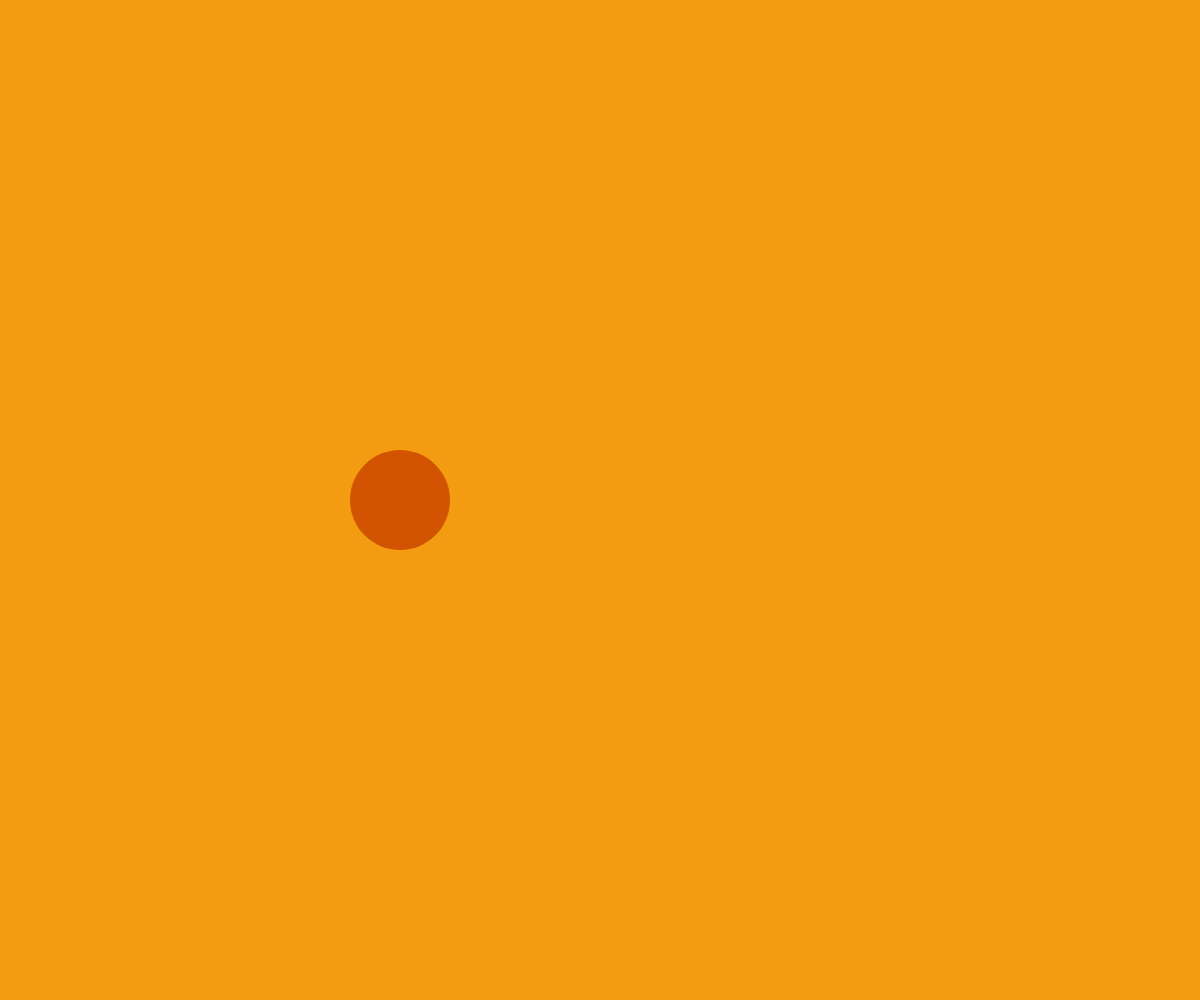
Frame 1 (no input)
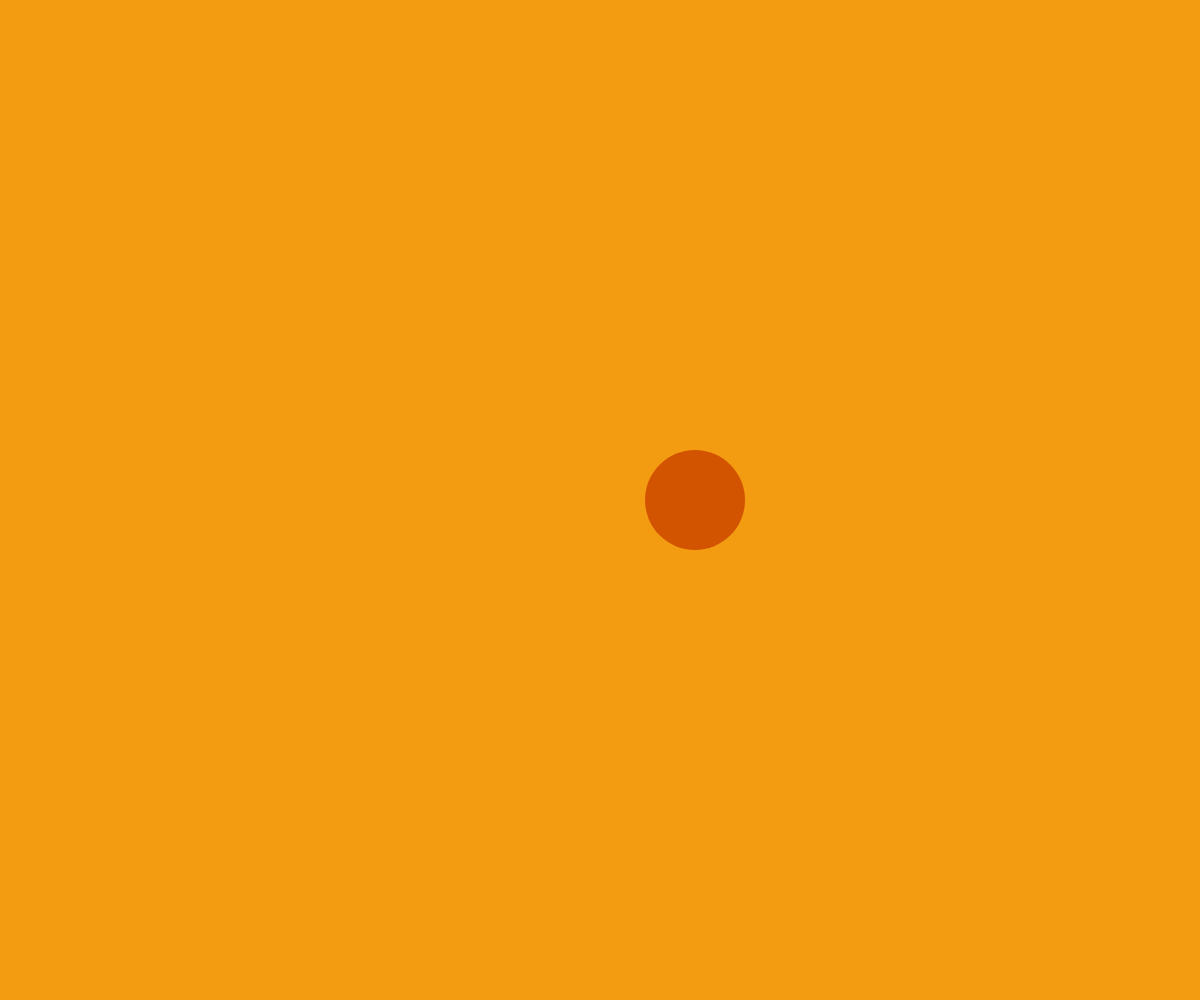
Frame 60 (no input)
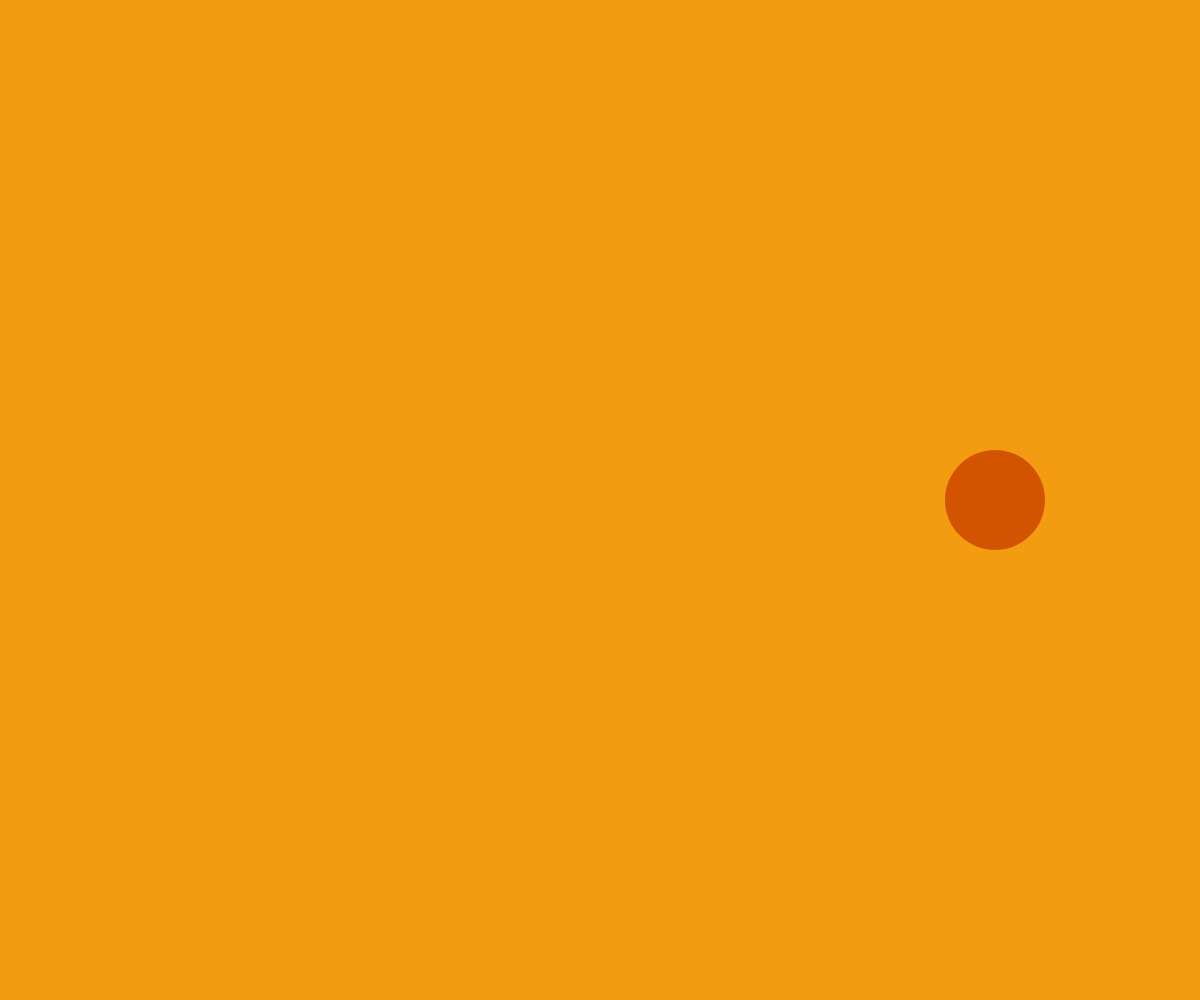
Frame 120 (the mouse pressed at the canvas centre since frame 60)

The p5.js sketch that drew these frames (run headless with seeded random() and noise() and a simulated clock; from frame 60 on, the mouse is pressed at the canvas centre):

// p5.js sketch
// ── sketch.js
var x = 400; // starting position for the ball
var grow = 5; // how fast the ball will move with time

function setup() {
  createCanvas(window.innerWidth, window.innerHeight);
}

function draw() {
  background("#f39c12"); // set the background color for the stage
  noStroke(); // remove stroke
  fill("#d35400"); // set up a fill color for the ellipse
  ellipse(x, height / 2, 100, 100);
  x += grow; // change the position of the ellipse through every itteration by the groth varaible

  // make sure that it doesn't go off the screen (create walls)
  if ((x >= width - 50) || (x <= 50)) {
    grow *= -1; // if it goes off bount change the direction of growths
  }
}
